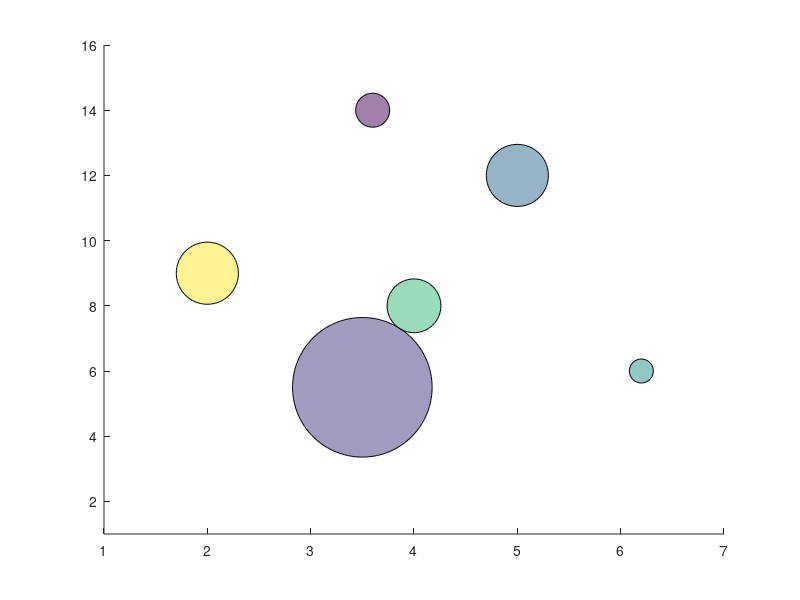

MATLAB code to generate this figure:
%=============================================================================
% Copyright (c) 2016-present Allan CORNET (Nelson)
%=============================================================================
% This file is part of Nelson.
%=============================================================================
% LICENCE_BLOCK_BEGIN
% SPDX-License-Identifier: LGPL-3.0-or-later
% LICENCE_BLOCK_END
%=============================================================================
% <--ADV-CLI MODE-->
%=============================================================================
f = figure();
x = [3.6 3.5 5 6.2 4 2];
y = [14 5.5 12 6 8 9];
sz = 100*[6 101 20 3 15 20];
c = [1 2 3 4 5 7];
s = scatter(x,y,sz,c,'filled','MarkerEdgeColor','k','MarkerFaceAlpha',.5);
xlim([1 7]);
ylim([1 16]);
%=============================================================================
